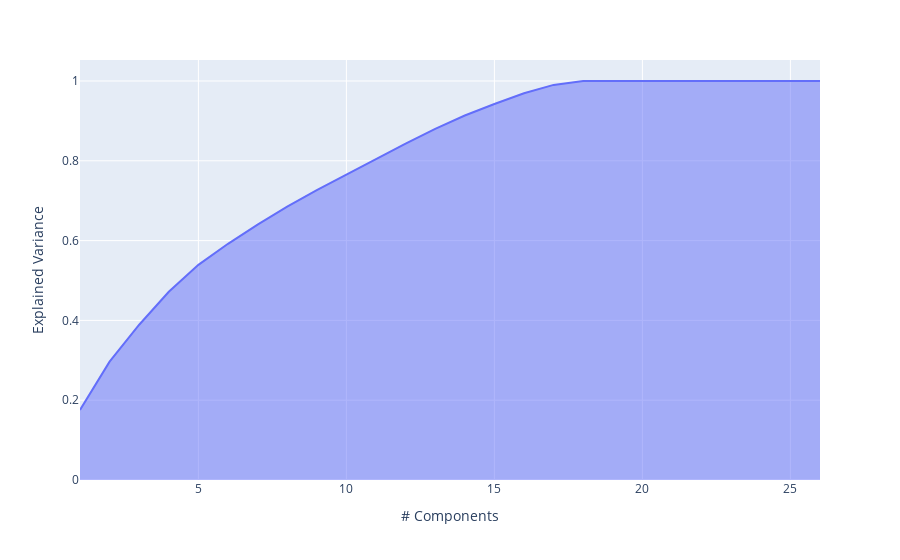

This figure's notebook cell:
### Markdown cell above
There is also a graphical way to determine the number of principal components in your analysis. It is to plot the explained variance as a function of the number of dimensions. There will usually be an elbow in the curve, where the explained variance stops growing fast. That point is usually the optimal point for the number of principal components.

### Code cell
px.area(
    x=range(1, cumsum.shape[0] + 1),
    y=cumsum,
    labels={"x": "# Components", "y": "Explained Variance"}
)

### Figure 1 — Plotly figure (JSON) as saved in the notebook; plotly's stock layout.template omitted (floating-point values rounded to 4 significant figures)
{"data": [{"fillpattern": {"shape": ""}, "hovertemplate": "# Components=%{x}<br>Explained Variance=%{y}<extra></extra>", "legendgroup": "", "line": {"color": "#636efa"}, "marker": {"symbol": "circle"}, "mode": "lines", "name": "", "orientation": "v", "showlegend": false, "stackgroup": "1", "x": [1, 2, 3, 4, 5, 6, 7, 8, 9, 10, 11, 12, 13, 14, 15, 16, 17, 18, 19, 20, 21, 22, 23, 24, 25, 26], "xaxis": "x", "y": [0.1754, 0.2965, 0.3891, 0.4719, 0.5393, 0.592, 0.6402, 0.6851, 0.7263, 0.7659, 0.8045, 0.8429, 0.8798, 0.9136, 0.9424, 0.9694, 0.9902, 0.9999, 1.0, 1.0, 1.0, 1.0, 1.0, 1.0, 1.0, 1.0], "yaxis": "y", "type": "scatter"}], "layout": {"xaxis": {"anchor": "y", "domain": [0, 1], "title": {"text": "# Components"}, "type": "linear", "range": [1, 26], "autorange": true}, "yaxis": {"anchor": "x", "domain": [0, 1], "title": {"text": "Explained Variance"}, "type": "linear", "range": [0, 1.053], "autorange": true}, "legend": {"tracegroupgap": 0}, "margin": {"t": 60}, "autosize": true}}
